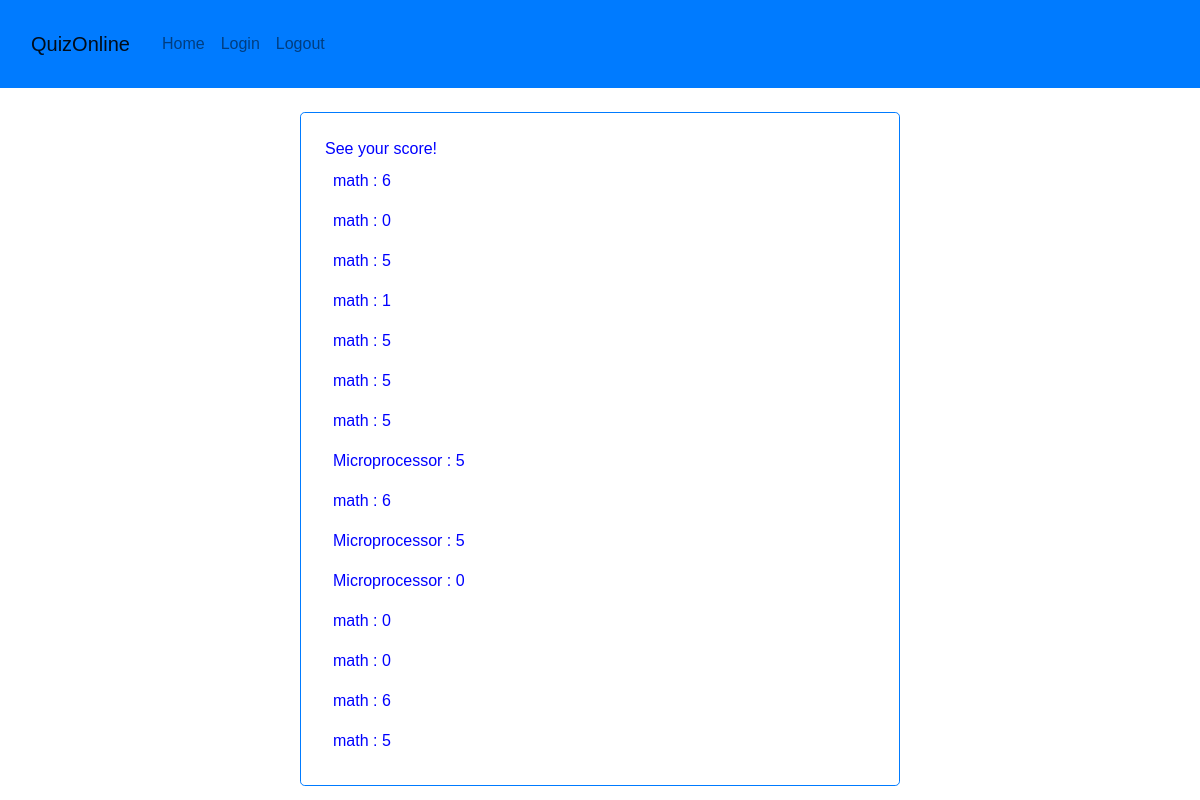
The app's page /view_score (signed in) with its own data.
### questions/models.py (models this page shows, shortened)
class ScoreBoard(models.Model):
    course = models.ForeignKey(Course, on_delete=models.CASCADE)
    user = models.ForeignKey(User, on_delete=models.CASCADE)
    score = models.IntegerField()

class Course(models.Model):
    course_name = models.CharField(max_length=100)

### questions/views.py (the view)
# urls.py: path('view_score', view_score, name="view_score"),
@login_required(login_url='/accounts/login')
def view_score(request):
    user = request.user
    score = ScoreBoard.objects.filter(user=user)
    context = {'scores': score}
    return render(request, 'score.html', context)

### templates/score.html (shortened to what this page needs)
{% extends 'base.html' %}
{% load static %}
        {%block content %}
            See your score!
            {% for s in scores %}
                <div>{{ s.course.course_name }} : {{ s.score }}</div>
            {% endfor %}
        {% endblock %}

### static/styles.css (style rules this page uses)
* { box-sizing: border-box; color: blue; }
body { margin: 0; font-family: Arial, Helvetica, sans-serif; background-color: white; }
form, div { padding: 8px; }

### records on screen
ScoreBoard: course.course_name "math", score "6"
ScoreBoard: course.course_name "math", score "0"
ScoreBoard: course.course_name "math", score "5"
ScoreBoard: course.course_name "math", score "1"
ScoreBoard: course.course_name "math", score "5"
ScoreBoard: course.course_name "math", score "5"
ScoreBoard: course.course_name "math", score "5"
ScoreBoard: course.course_name "Microprocessor", score "5"
ScoreBoard: course.course_name "math", score "6"
ScoreBoard: course.course_name "Microprocessor", score "5"
ScoreBoard: course.course_name "Microprocessor", score "0"
ScoreBoard: course.course_name "math", score "0"
ScoreBoard: course.course_name "math", score "0"
ScoreBoard: course.course_name "math", score "6"
ScoreBoard: course.course_name "math", score "5"
